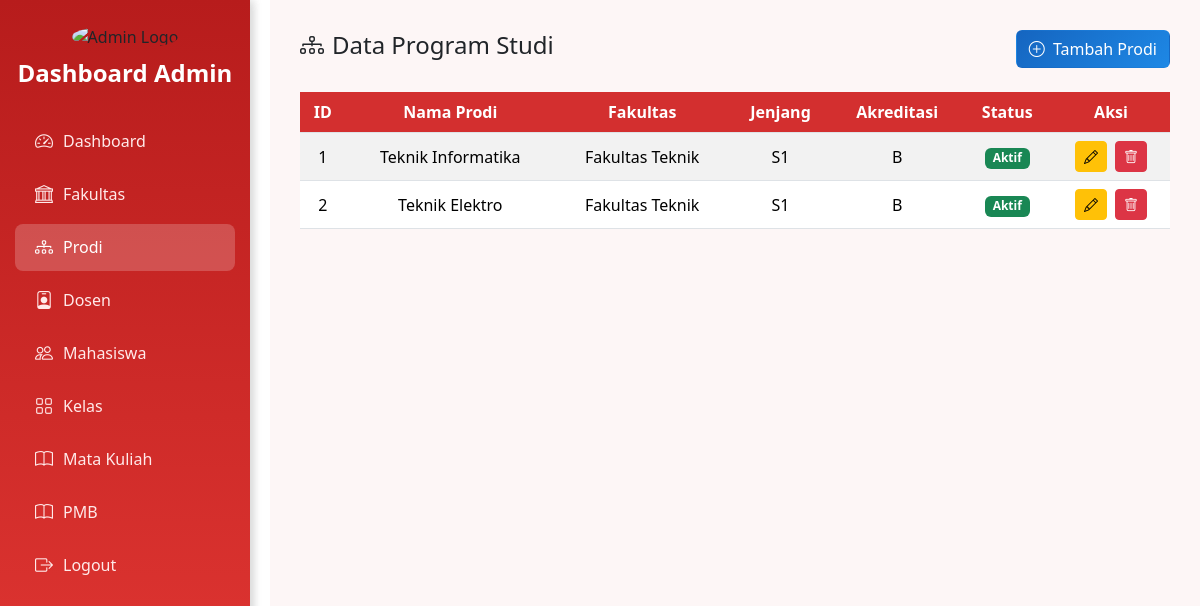
Screenshot of /Admin/dataprodi.php with the database file from the repository.
### tables this page shows
CREATE TABLE `prodi` (
  `id_prodi` int(11) NOT NULL,
  `nama` varchar(100) NOT NULL,
  `jenjang` enum('D3','S1','S2','S3') NOT NULL,
  `id_fakultas` int(11) DEFAULT NULL,
  `id_dosen_kaprodi` int(11) DEFAULT NULL,
  `email` varchar(100) DEFAULT NULL,
  `status` enum('Aktif','Tidak Aktif') DEFAULT 'Aktif',
  `tanggal_berdiri` date DEFAULT NULL,
  `akreditasi` enum('A','B','C','Baik','Baik Sekali','Unggul') DEFAULT NULL,
  `deskripsi` text DEFAULT NULL
);

CREATE TABLE `fakultas` (
  `id_fakultas` int(11) NOT NULL,
  `nama` varchar(100) NOT NULL,
  `id_dosen_dekan` int(11) DEFAULT NULL,
  `id_dosen_wakil_dekan` int(11) DEFAULT NULL,
  `email` varchar(100) DEFAULT NULL,
  `no_telp` varchar(20) DEFAULT NULL,
  `alamat` text DEFAULT NULL,
  `status` enum('Aktif','Tidak Aktif') DEFAULT 'Aktif',
  `tanggal_berdiri` date DEFAULT NULL,
  `deskripsi` text DEFAULT NULL
);

### Admin/dataprodi.php (the view, shortened to what this page needs)
<?php
try {
  $pdo = new PDO(
    "mysql:host=".DB_HOST.";dbname=".DB_NAME.";charset=utf8mb4",
    DB_USER, DB_PASS,
    [PDO::ATTR_ERRMODE=>PDO::ERRMODE_EXCEPTION, PDO::ATTR_DEFAULT_FETCH_MODE=>PDO::FETCH_ASSOC]
  );
} catch (Exception $e) {
  die("Koneksi gagal: " . $e->getMessage());
}
$prodi = $pdo->query("SELECT p.*, f.nama AS nama_fakultas FROM prodi p
                      JOIN fakultas f ON p.id_fakultas = f.id_fakultas
                      ORDER BY p.id_prodi ASC")->fetchAll();
?>
<!DOCTYPE html>
<html lang="id">
<head>
  <link rel="stylesheet" href="Style.css">
  <link href="https://cdn.jsdelivr.net/npm/bootstrap@5.3.3/dist/css/bootstrap.min.css" rel="stylesheet">
  <link href="https://cdn.jsdelivr.net/npm/bootstrap-icons@1.11.1/font/bootstrap-icons.css" rel="stylesheet">
</head>
<body>
  <div class="sidebar">
    <?php include 'sidebar.php' ?>
  </div>
  <div class="content">
    <div class="d-flex justify-content-between align-items-center mb-4">
      <h4><i class="bi bi-diagram-3 me-2"></i>Data Program Studi</h4>
      <button class="btn btn-add" data-bs-toggle="modal" data-bs-target="#modalTambah">
        <i class="bi bi-plus-circle me-1"></i> Tambah Prodi
      </button>
    </div>
    <div class="table-responsive">
      <table class="table table-striped align-middle text-center">
        <thead>
          <tr>
            <th>ID</th>
            <th>Nama Prodi</th>
            <th>Fakultas</th>
            <th>Jenjang</th>
            <th>Akreditasi</th>
            <th>Status</th>
            <th>Aksi</th>
          </tr>
        </thead>
        <tbody>
          <?php foreach ($prodi as $p): ?>
            <tr>
              <td><?= $p['id_prodi'] ?></td>
              <td><?= htmlspecialchars($p['nama']) ?></td>
              <td><?= htmlspecialchars($p['nama_fakultas']) ?></td>
              <td><?= htmlspecialchars($p['jenjang']) ?></td>
              <td><?= htmlspecialchars($p['akreditasi']) ?></td>
              <td><span class="badge bg-<?= $p['status']=='Aktif'?'success':'secondary' ?>"><?= $p['status'] ?></span></td>
              <td>
                <button class="btn btn-sm btn-warning me-1" data-bs-toggle="modal" data-bs-target="#modalEdit<?= $p['id_prodi'] ?>"><i class="bi bi-pencil"></i></button>
                <form method="post" style="display:inline;" onsubmit="return confirm('Hapus prodi ini?');">
                  <button class="btn btn-sm btn-danger"><i class="bi bi-trash"></i></button>
                </form>
              </td>
            </tr>
          <?php endforeach; ?>
        </tbody>
      </table>
    </div>
  </div>
</body>
</html>

### Admin/Style.css (style rules this page uses)
body { background-color: #fdf6f6; font-family: 'Poppins', sans-serif; color: #333; }
.sidebar { width: 250px; min-height: 100vh; background: linear-gradient(180deg, #b71c1c, #e53935); box-shadow: 3px 0 10px rgba(0, 0, 0, 0.1); position: fixed; left: 0; top: 0; padding: 25px 0; text-align: center; }
.content { margin-left: 270px; padding: 30px; background-color: #fdf6f6; min-height: 100vh; }
.table th { background-color: #d32f2f !important; color: white !important; }
.btn-add { background: linear-gradient(135deg, #b71c1c, #e53935); color: white; }

### Admin/dataprodi.php (style rules this page uses)
.table th { color:white; }
.btn-add { background:linear-gradient(135deg,#1565c0,#1e88e5);color:white; }

### rows the page displays
prodi: id_prodi "1", nama "Teknik Informatika", id_fakultas.nama "Fakultas Teknik", jenjang "S1", akreditasi "B", status "Aktif"
prodi: id_prodi "2", nama "Teknik Elektro", id_fakultas.nama "Fakultas Teknik", jenjang "S1", akreditasi "B", status "Aktif"
